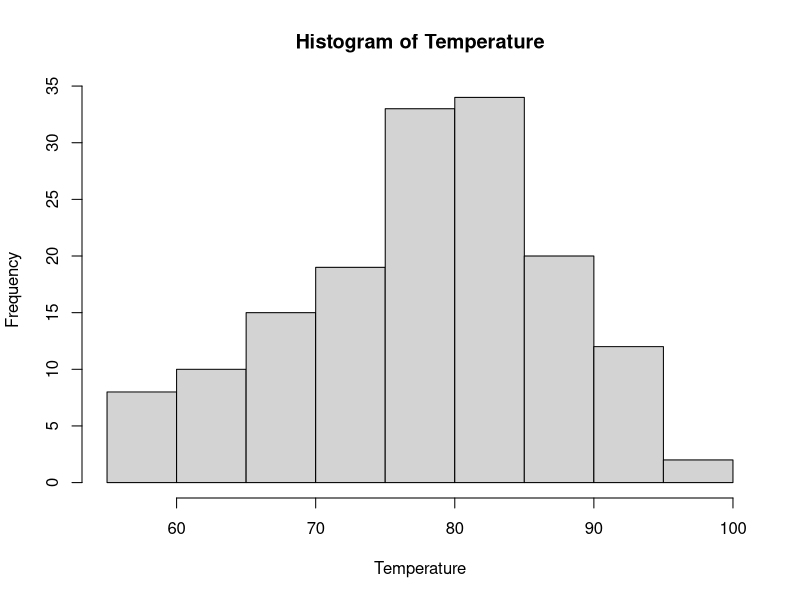
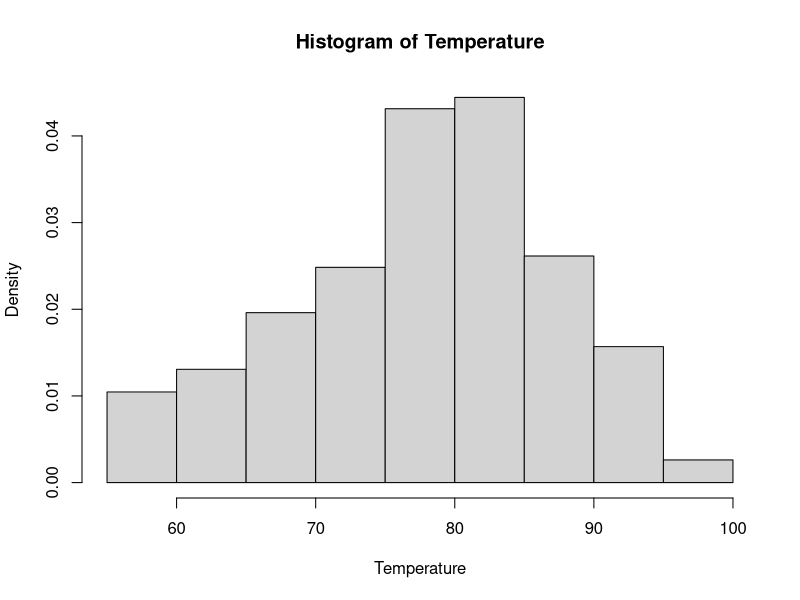
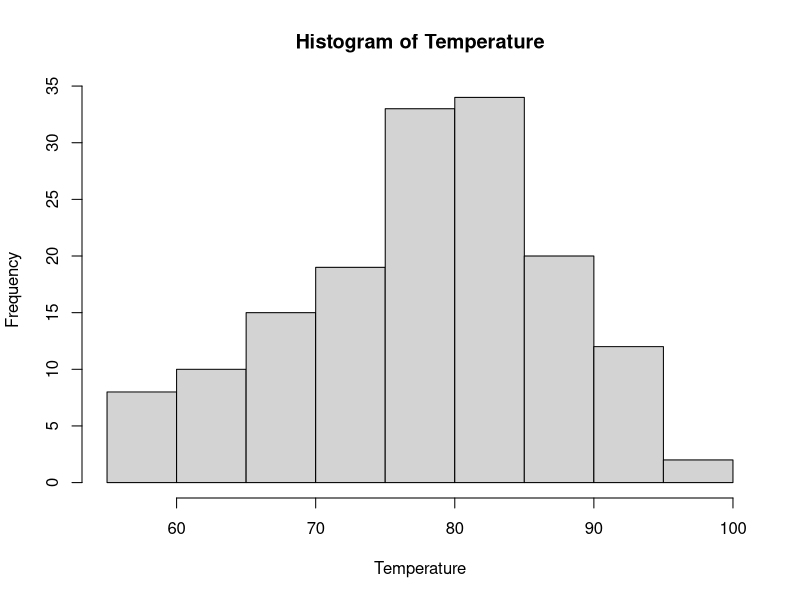

Generate these figures, in order, with R:
data (airquality)
str(airquality)
Temperature <- airquality$Temp
hist(Temperature)

# to represent the density instead of frequency
hist(Temperature, freq = FALSE)

# to get more info on hist

?hist
help("hist")

# Hist example returns
h <- hist (Temperature)
h
